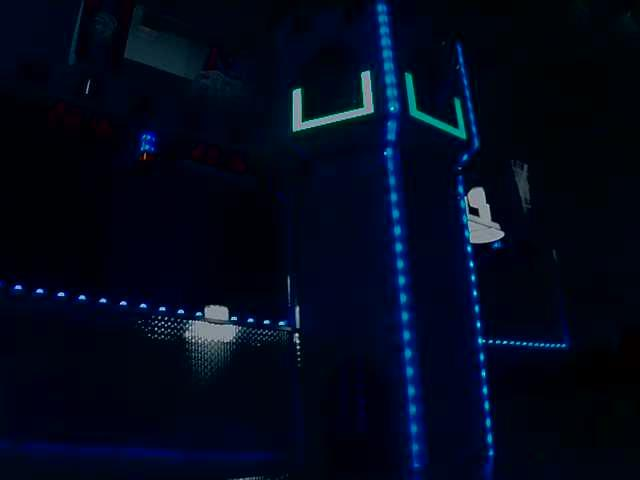
#> input picture RealFullField/183.jpg, 640 x 480 px, given in place of 183.jpg.jpg, which was not available
$ python mjpgToConvex2.py ../../RealFullField/183.jpg   (older library calls are emulated)
#> lines starting #> are read from the running program, lines starting #| are printed output that depends on the picture; after the words box and inside, x2 and y2 are one past the last pixel; in counts of white or black regions, pixels touching at a corner belong together; pictures that were not available may be replaced by others from this repository, and a replacement may not be noted
#!/usr/bin/env python2.7
import time
import cv2
import numpy as np
import sys
import pickle
e = time.time()

debug = True
fileWrite = True
if fileWrite:
    fWPath = "processed/" + str(time.time()) + "-processed.jpg"
displayProcessed = True


if debug:
    print ("imports: " + str(format(time.time() - e, '.5f')))
    start = time.time()
serialFile = "../pickle.txt"

H, S, L, R, G, B = "H", "S", "L", "R", "G", "B"  # I hate typing quotes
l, u = "l", "u"  # Lower & Upper

# cc = {H: {l: 16, u: 113},
#       S: {l: 131, u: 255},
#       L: {l: 151, u: 255},
#       R: {l: 189, u: 255},
#       G: {l: 193, u: 255},
#       B: {l: 204, u: 255}}


cc = {H: {l: 79, u: 142},
      S: {l: 69, u: 255},
      L: {l: 0, u: 255},
      R: {l: 0, u: 255},
      G: {l: 170, u: 220},
      B: {l: 197, u: 240}}

# [26 lines of commented-out code are left out]

srcImg = cv2.imread("/home/solomon/frc/the-deal/RealFullField/" +
                    sys.argv[1] + ".jpg", 1)
#> srcImg is the input picture: shape (480, 640, 3); mean B, G, R 27.2, 9, 2.8
print (srcImg.shape)
#| (480, 640, 3)
if debug:
    print ("Read image: " + str(format(time.time() - start, '.5f')))
    start = time.time()


def percentFromResolution(srcImg, yTargetRes, xTargetRes):
#> called with yTargetRes = 480, xTargetRes = 640
    imgY, imgX, imgChannels = srcImg.shape
#> imgY = 480; imgX = 640; imgChannels = 3
    modPercentX = float(xTargetRes) / imgX
#> modPercentX = 1
    modPercentY = float(yTargetRes) / imgY
#> modPercentY = 1
    return [modPercentY, modPercentX]


def imgScale(toScale, percentX, percentY):
    scaledImg = cv2.resize(toScale, None, fx=percentX, fy=percentY,
                           interpolation=cv2.INTER_CUBIC)  # MaybeTry INTER_AREA
    return scaledImg


def threshHSL(imgSrc, lower, upper):
    """Returns binary mask of image based on HSL bounds"""
    imgSrcHLS = cv2.cvtColor(imgSrc, cv2.COLOR_BGR2HLS)
#> imgSrcHLS: shape (480, 640, 3); mean of channels 0, 1, 2 112.8, 15, 236.6
    npLower = np.array([lower[0], lower[2], lower[1]])  # Compesate for HLSvsHSL
    npUpper = np.array([upper[0], upper[2], upper[1]])
    tmp = cv2.inRange(imgSrcHLS, npLower, npUpper)
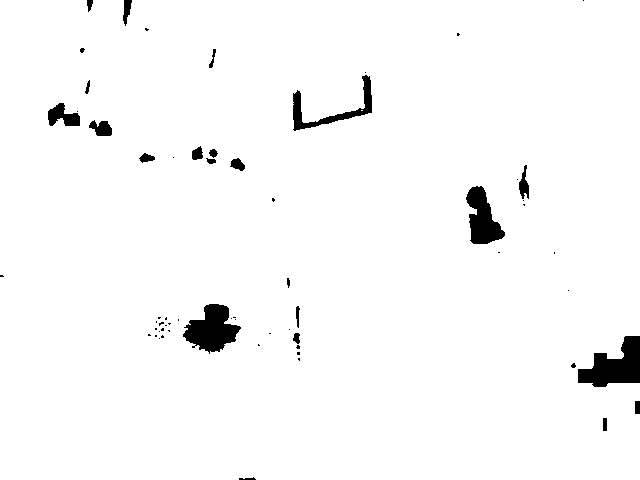
#> tmp: shape (480, 640); 97.4% white; 62 black regions (40 under 20 px), largest, box (x1, y1, x2, y2) and area: (578, 336, 640, 387) 1859, (183, 304, 241, 354) 1683, (466, 186, 505, 244) 1305
    return tmp


def threshRGB(imgSrc, lower, upper):
    """Returns binary mask of image based on RGB bounds"""
    imgSrcRGB = cv2.cvtColor(imgSrc, cv2.COLOR_BGR2RGB)
    npLower = np.array([lower[0], lower[1], lower[2]])
    npUpper = np.array([upper[0], upper[1], upper[2]])
    tmp = cv2.inRange(imgSrcRGB, npLower, npUpper)
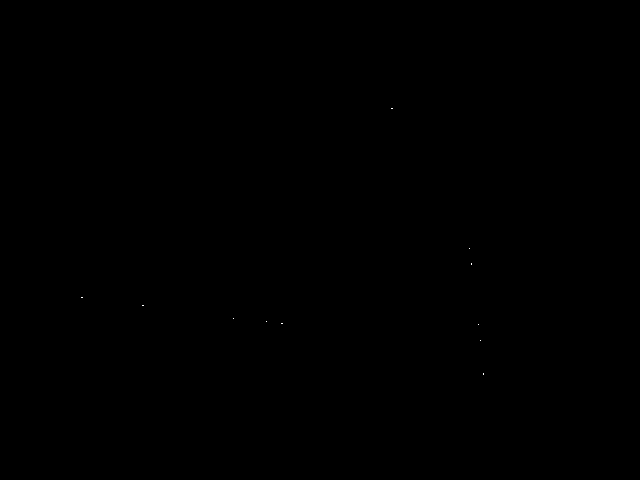
#> tmp: shape (480, 640); 0.01% white in thin lines or dots, all inside (x1, y1, x2, y2) = (81, 108, 484, 375)
#> (key q is pressed here)
    return tmp


def cvAdd(img1, img2):
    """Returns addition of 2 images"""
    tmp = cv2.add(img1, img2)
    return tmp


def findContours(img):
    """Finds contours in image, preferably binary image"""
    contours, hierarchy = \
        cv2.findContours(img, cv2.RETR_EXTERNAL, cv2.CHAIN_APPROX_SIMPLE)
#> contours = 1 contour; box (x1, y1, x2, y2) and area: (0, 0, 640, 480) 303826
    return contours, hierarchy


def imgUntilQ(srcImg):
    cv2.imshow('e', srcImg)
    while True:
        if cv2.waitKey(1) & 0xFF == ord('q'):
            break
    cv2.destroyAllWindows()

if debug:
    print ("function defs: " + str(format(time.time() - start, '.5f')))
    start = time.time()

# srcImg = imgScale(srcImg, percentFromResolution(srcImg, 240, 320)[0],
#                   percentFromResolution(srcImg, 240, 320)[1])
multiplier = 1
srcImg = imgScale(srcImg, percentFromResolution(srcImg,
                                                srcImg.shape[0]*multiplier,
                                                srcImg.shape[1]*multiplier)[0],
                  percentFromResolution(srcImg,
                                        srcImg.shape[0]*multiplier,
                                        srcImg.shape[1]*multiplier)[1])
# srcImg = cv2.resize(srcImg, None, fx=.5, fy=.5, interpolation=cv2.INTER_CUBIC)

if debug:
    print ("Scale: " + str(format(time.time() - start, '.5f')))
    start = time.time()
srcImg = cv2.GaussianBlur(srcImg, (3, 3), 3)
if debug:
    print ("Blur: " + str(format(time.time() - start, '.5f')))
    start = time.time()

a = threshHSL(srcImg, [cc[H][l], cc[S][l], cc[L][l]],
              [cc[H][u], cc[S][u], cc[L][u]])  # HSL thresh lower/upper
if debug:
    print ("HSL: " + str(format(time.time() - start, '.5f')))
    start = time.time()
b = threshRGB(srcImg, [cc[R][l], cc[G][l], cc[B][l]],
              [cc[R][u], cc[G][u], cc[B][u]])  # RGB lower/upper
if debug:
    print ("RGB: " + str(format(time.time() - start, '.5f')))
    start = time.time()
c = cvAdd(a, b)
imgUntilQ(c)

if debug:
    print ("Add: " + str(format(time.time() - start, '.5f')))
    start = time.time()
d = c
contours, hiearchy = findContours(d)
#> hiearchy = [[-1, -1, -1, -1]]
if debug:
    print ("Contours: " + str(format(time.time() - start, '.5f')))
    start = time.time()


tmpVar = 0

# [19 lines of commented-out code are left out]

contoursSorted = sorted(contours,
                        key=lambda x: cv2.contourArea(x), reverse=True)
#> contoursSorted has the same summary as contours in findContours
# print (contours[0])
# print (contoursSorted)
contours = contoursSorted[0:5]


if debug:
    print ("Found biggest w/ better algorithm: " + str(format(time.time() -
                                                              start, '.5f')))
    start = time.time()


# [10 lines of commented-out code are left out]

hull = cv2.convexHull(contours[0], returnPoints=True)
#> hull = [[639, 0], [639, 479], [0, 479], [0, 0]]
if debug:
    print ("Convex hull: " + str(format(time.time() - start, '.5f')))
    start = time.time()

(count, _, _) = hull.shape
#> count = 4
hull.ravel()
hull.shape = (count, 2)


tmpVar = 0
itera = 0
maxIter = 256
iii = len(cv2.approxPolyDP(hull, tmpVar, True))
#> iii = 4
while iii != 4:
    if iii > 4:
        tmpVar += 1
    elif iii < 4:
        tmpVar -= 1
    itera += 1
    if itera >= maxIter:
        break
    iii = len(cv2.approxPolyDP(hull, tmpVar, True))
#> this loop made 0 passes
#> after the loop, itera = 0; tmpVar = 0

approx = cv2.approxPolyDP(hull, tmpVar, True)
#> approx = [[639, 0], [639, 479], [0, 479], [0, 0]]

if debug:
    print ("Found quadrangle: " + str(format(time.time() - start, '.5f')))
    start = time.time()

# if debug:
cv2.drawContours(srcImg, contours, -1, (0, 0, 255), 1)
cv2.polylines(srcImg, np.int32([hull]), True, (0, 255, 0), 1)
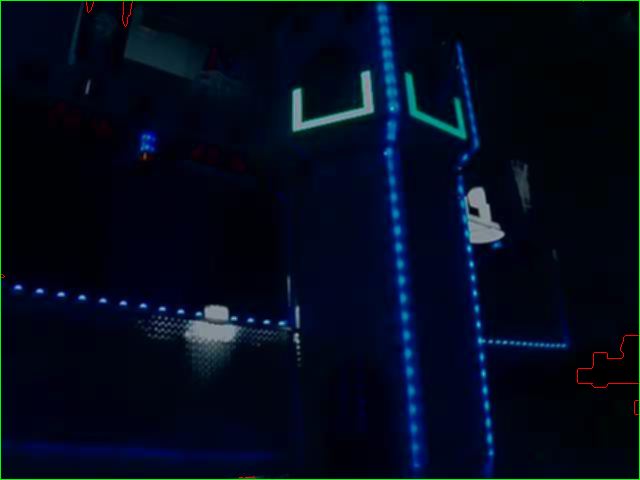
#> srcImg: shape (480, 640, 3); mean B, G, R 27, 10.8, 3.1
cv2.drawContours(srcImg, approx, -1, (0, 255, 0), 3)
#> srcImg: shape (480, 640, 3); under 0.01% of pixels changed, all inside (x1, y1, x2, y2) = (1, 1, 639, 479)

for x in xrange(0, len(approx)):
    # print (x)
    # print (approx[x][0][0])
    cv2.putText(srcImg,
                " " + str(x) + ": (" + str(approx[x][0][0]) +
                ", " + str(approx[x][0][1]) + ")",
                (approx[x][0][0], approx[x][0][1]),
                cv2.FONT_HERSHEY_PLAIN, 1, (0, 255, 255), 1)
#> this loop made 4 passes
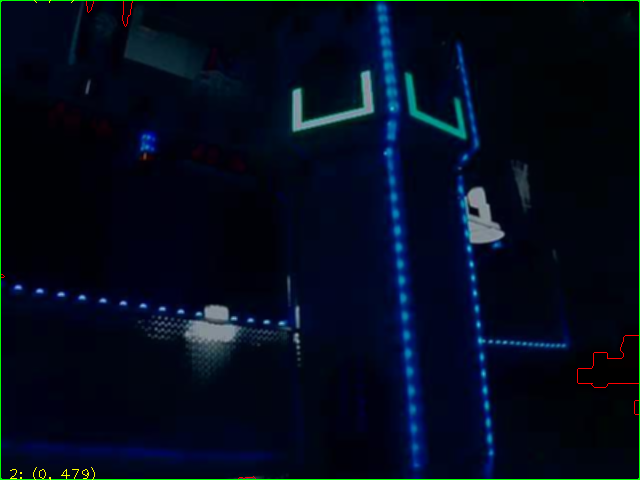
#> srcImg: shape (480, 640, 3); mean B, G, R 27, 10.9, 3.2

if debug:
    print ("Drew image: " + str(format(time.time() - start, '.5f')))
    start = time.time()


if debug:
    print ("Wrote image: " + str(format(time.time() - start, '.5f')))
    start = time.time()

if fileWrite:
    cv2.imwrite(fWPath, srcImg)
# Starting to calculate stuff for NT publishing.
# Items to be published:
#   Center of box/contour (maybe avg them)
#   4 points
#   Slopes of angles of sides of box
#   Box height
#   Box width
# Planned output:
# [center, (p1, p2, p3, p4), (Mp1, Mp2, Mp3, Mp4), (height, width)]


p1, p2, p3, p4 = [approx[0][0][0], approx[0][0][1]], \
                 [approx[1][0][0], approx[1][0][1]], \
                 [approx[2][0][0], approx[2][0][1]], \
                 [approx[3][0][0], approx[3][0][1]]
#> p1 = [639, 0]; p2 = [639, 479]; p3 = [0, 479]; p4 = [0, 0]
xSize = 0
ySize = 0
pointArr = [p1, p2, p3, p4]
#> pointArr = [[639, 0], [639, 479], [0, 479], [0, 0]]

leftPoints = sorted(pointArr)[:2]
#> leftPoints = [[0, 0], [0, 479]]
rightPoints = sorted(pointArr)[2:]
#> rightPoints = [[639, 0], [639, 479]]
topPoints = sorted(sorted(pointArr, key=lambda x: x[1])[:2])
#> topPoints = [[0, 0], [639, 0]]
bottomPoints = sorted(sorted(pointArr, key=lambda x: x[1])[2:])
#> bottomPoints = [[0, 479], [639, 479]]

xSize = sorted(pointArr)[-1][0] - sorted(pointArr)[0][0]
#> xSize = 639
ySize = sorted(pointArr, key=lambda x: x[1], reverse=True)[0][1] - \
        sorted(pointArr, key=lambda x: x[1])[0][1]
#> ySize = 479

approxMoments = cv2.moments(approx)
#> approxMoments = moments, m00 306081, centre m10/m00, m01/m00 = (319.5, 239.5)
contourMoments = cv2.moments(contours[0])
#> contourMoments = moments, m00 303826, centre m10/m00, m01/m00 = (317.7, 238.8)
approxCentroidY = int(approxMoments['m01']/approxMoments['m00'])
#> approxCentroidY = 239
approxCentroidX = int(approxMoments['m10']/approxMoments['m00'])
#> approxCentroidX = 319
cv2.circle(srcImg, (approxCentroidX, approxCentroidY), 5, (255, 0, 255))
#> srcImg: shape (480, 640, 3); 0.01% of pixels changed, all inside (x1, y1, x2, y2) = (314, 234, 325, 245)

# print (p1, p2, p3, p4)

leftSlope, rightSlope, topSlope, bottomSlope = \
    format((leftPoints[1][1] - leftPoints[0][1]) /
           float(leftPoints[1][0] - leftPoints[0][0]), '.2f'),\
    format((rightPoints[1][1] - rightPoints[0][1]) /
           float(rightPoints[1][0] - rightPoints[0][0]), '.2f'),\
    format((topPoints[1][1] - topPoints[0][1]) /
           float(topPoints[1][0] - topPoints[0][0]), '.2f'),\
    format((bottomPoints[1][1] - bottomPoints[0][1]) /
           float(bottomPoints[1][0] - bottomPoints[0][0]), '.2f')
#> leftSlope = 'inf'; rightSlope = 'inf'; topSlope = '0.00'; bottomSlope = '0.00'

# print (leftPoints[1][1], leftPoints[0][1])
# print (leftPoints[1][0], leftPoints[0][0])
# print (leftSlope, rightSlope, topSlope, bottomSlope)


finalDict = {}

finalDict["approxCentroidX"] = int(approxCentroidX)
finalDict["approxCentroidY"] = int(approxCentroidY)

finalDict["xSize"] = int(xSize)
finalDict["ySize"] = int(ySize)

finalDict["p1"] = (int(p1[0]), int(p1[1]))
finalDict["p2"] = (int(p2[0]), int(p2[1]))
finalDict["p3"] = (int(p3[0]), int(p3[1]))
finalDict["p4"] = (int(p4[0]), int(p4[1]))

finalDict["leftSlope"] = float(leftSlope)
finalDict["rightSlope"] = float(rightSlope)
finalDict["topSlope"] = float(topSlope)
finalDict["bottomSlope"] = float(bottomSlope)
# print (str(leftSlope) + ", " + str(rightSlope) + ", " + str(topSlope) + ", " +
#        str(bottomSlope))

# Side slopes
if debug:
    print ("Made dict: " + str(format(time.time() - start, '.5f')))
    start = time.time()

with open(serialFile, 'wb') as j:
    # pickle.dump(finalList, j)
    pickle.dump(finalDict, j, 2)

if debug:
    print ("Dumped pickle: " + str(format(time.time() - start, '.5f')))
    start = time.time()
    print ("Total time: " + str(time.time() - e))

if displayProcessed:
    imgUntilQ(srcImg)
#> (key Esc is pressed here)
    print (finalDict)
#| {'approxCentroidX': 319, 'approxCentroidY': 239, 'xSize': 639, 'ySize': 479, 'p1': (639, 0), 'p2': (639, 479), 'p3': (0, 479), 'p4': (0, 0), 'leftSlope': inf, 'rightSlope': inf, 'topSlope': 0.0, 'bottomSlope': 0.0}
